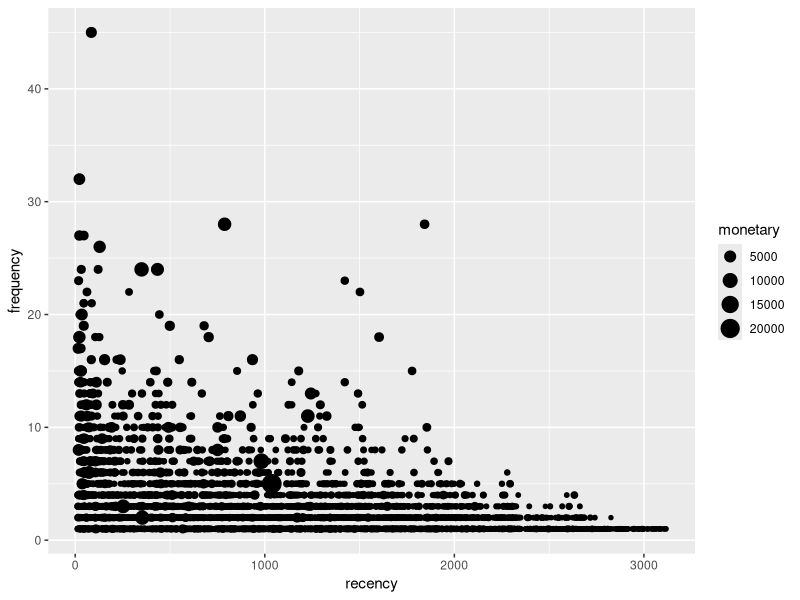
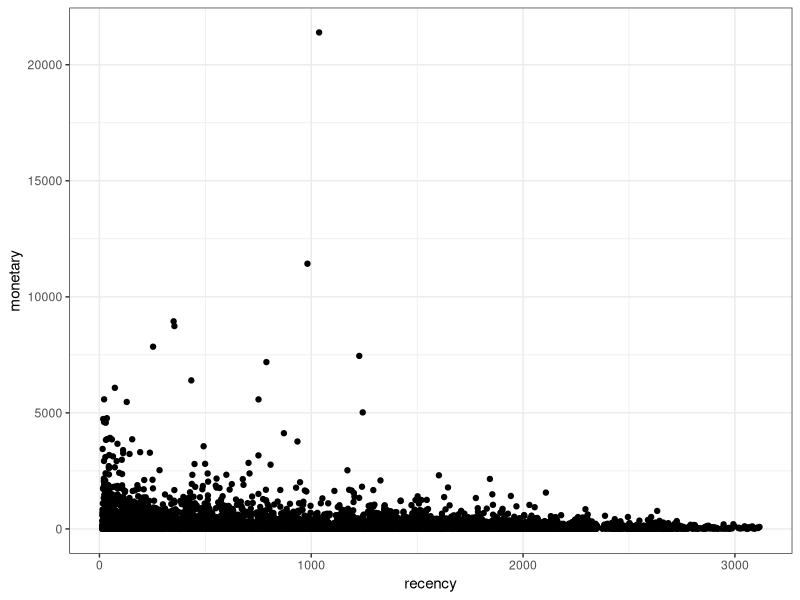
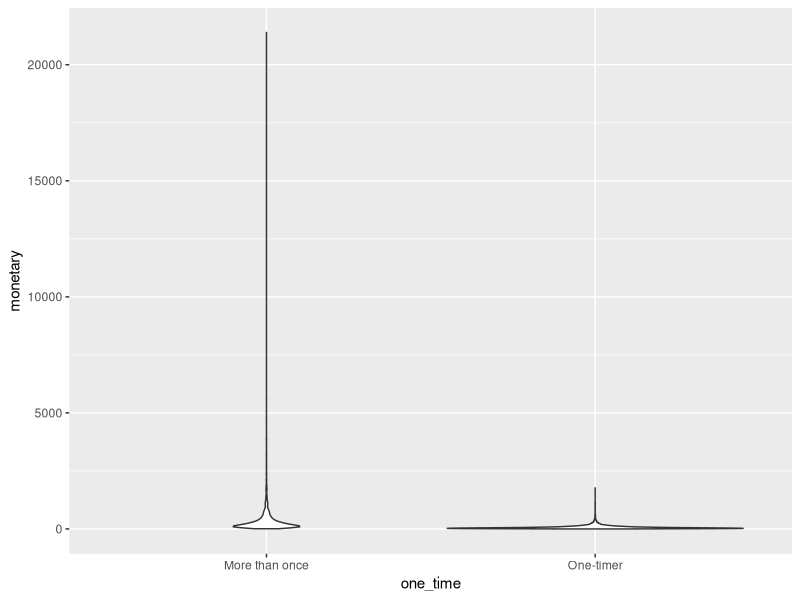
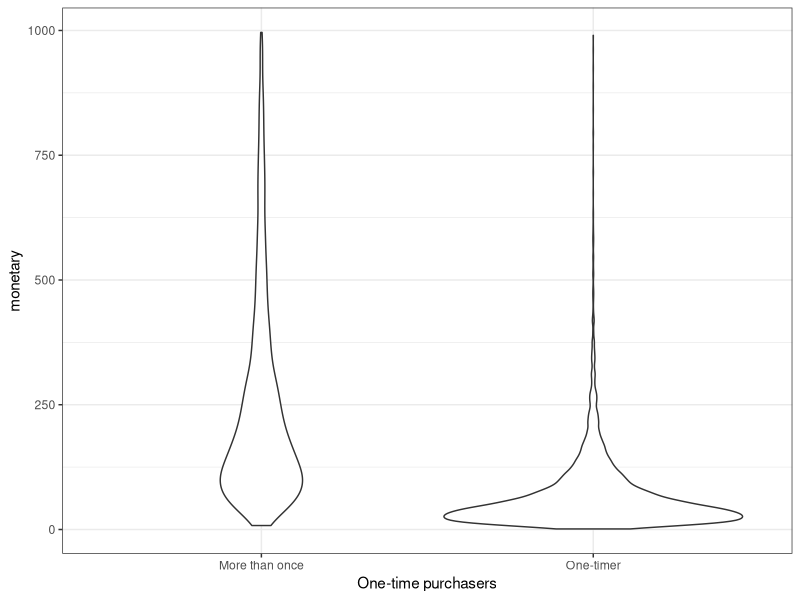
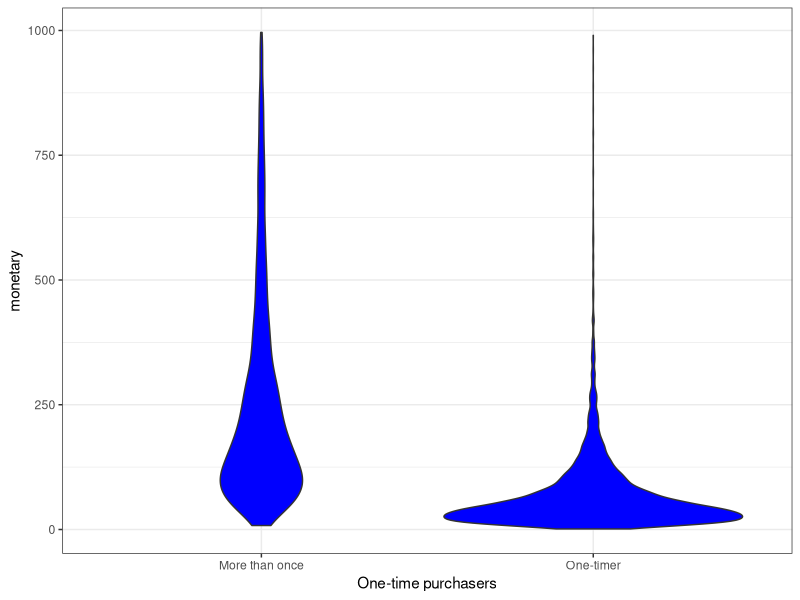

R code for these plots, in order:
library(dplyr)
library(ggplot2)

df <- read.csv("./data/orders.csv")

# Check everything loaded correctly
head(df)

tail(df)



# Coerce to date types
df$Date <- as.Date(df$Date, format = "%m/%d/%Y")


# select 
df %>% select(Customer.ID, Country) %>% head

# filter 
df %>% filter(Customer.ID=='7', Subtotal > 0.4)

# arrange, other verbs... 
df %>% slice(3:5) %>% select(Country)

# group operations
df %>% 
  group_by(Customer.ID) %>% 
  summarise(Monetary = sum(Subtotal)) %>% 
  head


df %>% 
  group_by(Customer.ID) %>%
  summarise(Frequency = n()) %>% #count(*) in SQL
  filter(Frequency > 10)


# Calculate RFM with dplyr
rfm <- df%>%
  group_by(Customer.ID) %>%
  summarise(last_purchase=max(Date), 
            recency = as.double(difftime("2016-01-01",
                                         as.Date(last_purchase, origin="1970-01-01"),  
                                        units = "day")), 
            frequency = n(), 
            monetary = sum(Subtotal)
            )
  
head(rfm)

# Are customers purchasing more recently more profitable?
ggplot(rfm, aes(x=recency, y = frequency, size = monetary)) + geom_point()

rfm %>% ggplot(aes(x=recency, y=monetary)) + geom_point(position = "jitter")+theme_bw()


# Do one-time-purchasers spend more or less in average?
rfm %>% 
  mutate(one_time = ifelse(frequency==1, "One-timer","More than once")) %>%
  group_by(one_time) %>%
  summarise(avg_spent = mean(monetary))

# Distribution of money spent between one-time purchase and the rest?
rfm2 <- rfm %>% 
        mutate(one_time = ifelse(frequency==1, "One-timer","More than once"), 
               avg_per_purchase = monetary/frequency) %>%
        group_by(one_time)


rfm2 %>% ggplot(aes(x=one_time, y=monetary))+geom_violin()


# Ok, we obviously have an outlier
rfm2 %>% 
  filter(monetary<1000)%>%
  ggplot(aes(x=one_time, y=monetary))+geom_violin()+
  xlab("One-time purchasers")+theme_bw()

## Oops, that didn't work out... perhaps you meant?

rfm2 %>% 
  filter(monetary<1000)%>%
  ggplot(aes(x=as.factor(one_time), y=monetary))+geom_violin(fill="blue")+
  xlab("One-time purchasers")+theme_bw()

##  YOUR TURN:

# Revenue per country/region?
# Which country/region has: 
# - the largest sale
# - the biggest revenue
# - the biggest total sales?

# Revenue of one-time purchasers per country?